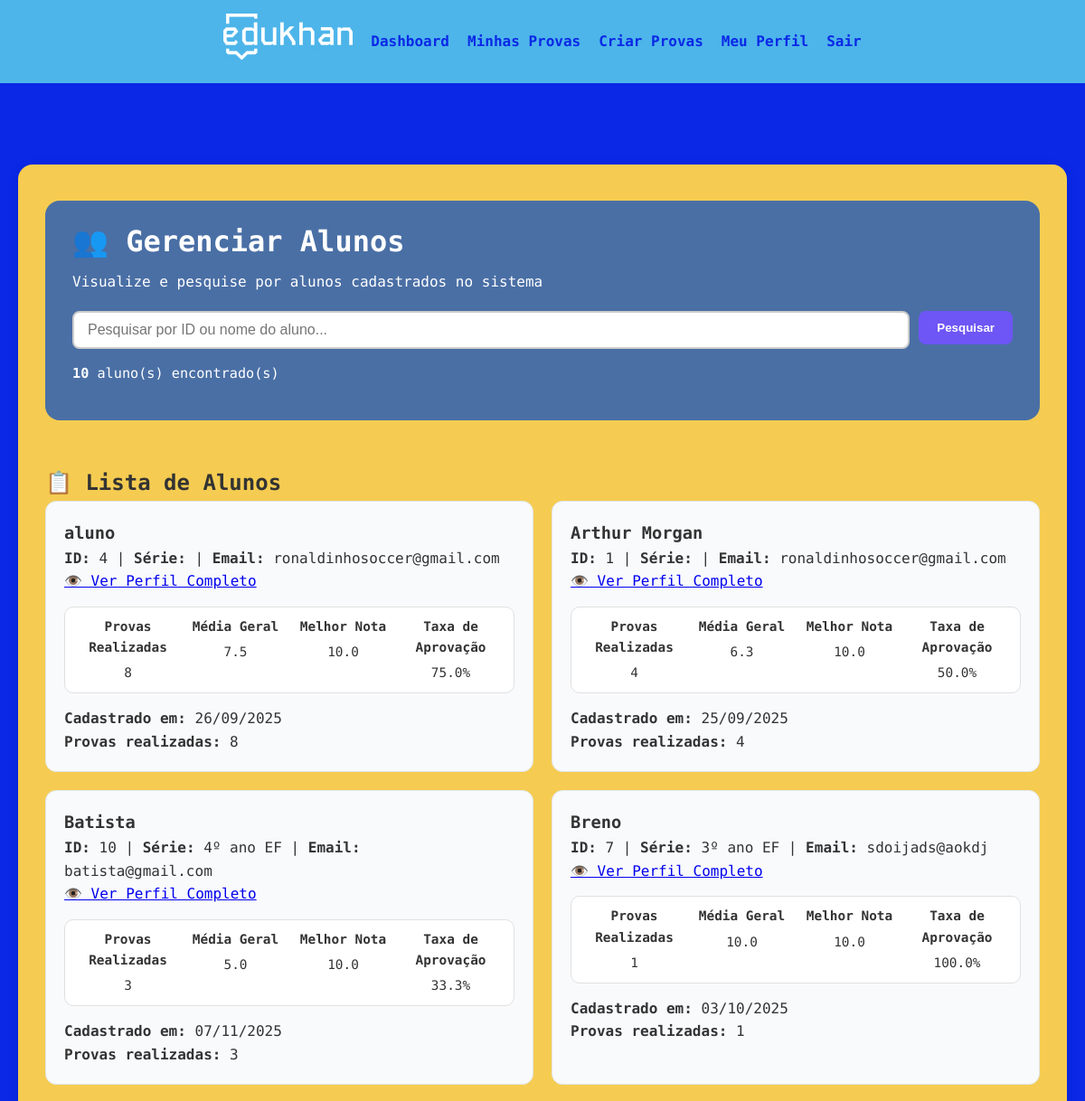
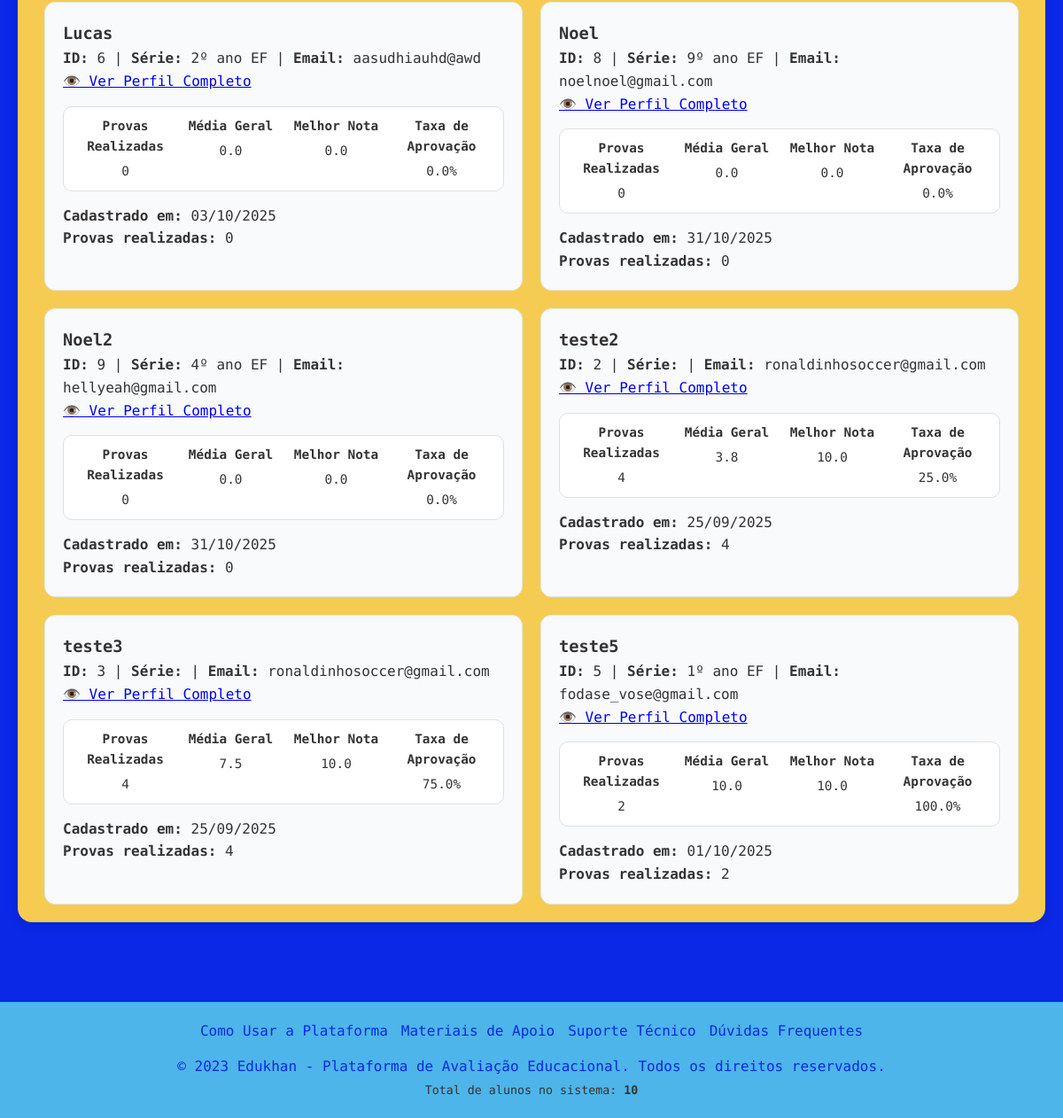
Screenshot of /professores/gerenciar_alunos.php (signed in) with the database file from the repository (2 pictures, top to bottom).
### tables this page shows
CREATE TABLE `aluno` (
  `idAluno` int(11) NOT NULL,
  `codigo_acesso` varchar(45) NOT NULL,
  `nome` varchar(45) NOT NULL,
  `idade` int(11) NOT NULL,
  `email` varchar(45) DEFAULT NULL,
  `cpf` int(11) NOT NULL,
  `escolaridade` varchar(250) NOT NULL,
  `endereco` varchar(250) NOT NULL,
  `telefone` int(11) NOT NULL,
  `tell_responsavel` int(11) DEFAULT NULL,
  `nome_responsavel` varchar(45) DEFAULT NULL,
  `turma` varchar(45) NOT NULL,
  `escola` varchar(75) NOT NULL,
  `data_cadastro` date NOT NULL DEFAULT current_timestamp()
);

### professores/gerenciar_alunos.php (the view, shortened to what this page needs)
<?php
$host = "localhost";
$user = "root";
$password = "SenhaIrada@2024!";
$database = "projeto_residencia";
$conectar = mysqli_connect($host, $user, $password, $database);
$pesquisa = "";
$where_condition = "1=1";
$sql_alunos = "SELECT
                a.idAluno,
                a.nome,
                a.email,
                a.escolaridade,
                a.data_cadastro,
                COUNT(ap.idRegistro_prova) as total_provas,
                AVG(ap.nota) as media_geral,
                MAX(ap.nota) as melhor_nota,
                MIN(ap.nota) as pior_nota,
                SUM(CASE WHEN ap.nota >= 7 THEN 1 ELSE 0 END) as provas_aprovadas
               FROM Aluno a
               LEFT JOIN Aluno_Provas ap ON a.idAluno = ap.Aluno_idAluno
               AND (ap.status = 'realizada' OR ap.status = 'corrigida')
               WHERE $where_condition
               GROUP BY a.idAluno, a.nome, a.email, a.escolaridade, a.data_cadastro
               ORDER BY a.nome ASC";
$result_alunos = mysqli_query($conectar, $sql_alunos);
$total_alunos = mysqli_num_rows($result_alunos);
?>
<!DOCTYPE html>
<html lang="pt-br">
<head>
    <link rel="stylesheet" href="../css/style.css">
</head>
<body>
    <header>
        <nav>
            <div class="logo">
                <img src="../img/LOGOTIPO 1.avif" alt="logo">
            </div>
            <ul class="nav-links">
                <li><a href="dashboard_professor.php">Dashboard</a></li>
                <li><a href="gerenciar_provas.php">Minhas Provas</a></li>
                <li><a href="criar_prova.php">Criar Provas</a></li>
                <li><a href="perfil_professor.php">Meu Perfil</a></li>
                <li><a href="../logout.php">Sair</a></li>
            </ul>
        </nav>
    </header>
    <main>
        <article class="gerenciar-alunos">
            <section class="gerenciar-alunos-informacoes">
                <h1>👥 Gerenciar Alunos</h1>
                <p>Visualize e pesquise por alunos cadastrados no sistema</p>
                <form method="GET" action="gerenciar_alunos.php">
                    <div>
                        <input type="text" name="pesquisa" value="<?php echo htmlspecialchars($pesquisa); ?>"
                               placeholder="Pesquisar por ID ou nome do aluno..." size="50">
                        <button type="submit">Pesquisar</button>
                    </div>
                </form>
                <div class="gerenciar-alunos-resultado-pesquisa">
                    <p><strong><?php echo $total_alunos; ?></strong> aluno(s) encontrado(s)
                    </p>
                </div>
            </section>
            <section class="gerenciar-alunos-lista">
                <h2>📋 Lista de Alunos</h2>
                <?php if ($total_alunos > 0): ?>
                    <div class="gerenciar-alunos-cards">
                        <?php while ($aluno = mysqli_fetch_assoc($result_alunos)):
                            $taxa_aprovacao = $aluno['total_provas'] > 0 ?
                                ($aluno['provas_aprovadas'] / $aluno['total_provas']) * 100 : 0;
                        ?>
                            <div>
                                <div>
                                    <div>
                                        <h3><?php echo htmlspecialchars($aluno['nome']); ?></h3>
                                        <div>
                                            <strong>ID:</strong> <?php echo $aluno['idAluno']; ?> |
                                            <strong>Série:</strong> <?php echo htmlspecialchars($aluno['escolaridade']); ?> |
                                            <strong>Email:</strong> <?php echo htmlspecialchars($aluno['email']); ?>
                                        </div>
                                    </div>
                                    <div>
                                        <a href="perfil_aluno.php?id=<?php echo $aluno['idAluno']; ?>">
                                            👁️ Ver Perfil Completo
                                        </a>
                                    </div>
                                </div>
                                <div>
                                    <div>
                                        <div><strong>Provas Realizadas</strong></div>
                                        <div><?php echo $aluno['total_provas']; ?></div>
                                    </div>
                                    <div>
                                        <div><strong>Média Geral</strong></div>
                                        <div>
                                            <?php echo $aluno['media_geral'] ? number_format($aluno['media_geral'], 1) : '0.0'; ?>
                                        </div>
                                    </div>
                                    <div>
                                        <div><strong>Melhor Nota</strong></div>
                                        <div>
                                            <?php echo $aluno['melhor_nota'] ? number_format($aluno['melhor_nota'], 1) : '0.0'; ?>
                                        </div>
                                    </div>
                                    <div>
                                        <div><strong>Taxa de Aprovação</strong></div>
                                        <div>
                                            <?php echo number_format($taxa_aprovacao, 1); ?>%
                                        </div>
                                    </div>
                                </div>
                                <div>
                                    <div>
                                        <strong>Cadastrado em:</strong> <?php echo date('d/m/Y', strtotime($aluno['data_cadastro'])); ?>
                                    </div>
                                    <div>
                                        <strong>Provas realizadas:</strong> <?php echo $aluno['total_provas']; ?>
                                    </div>
                                </div>
                            </div>
                        <?php endwhile; ?>
                    </div>
                <?php endif; ?>
            </section>
        </article>
    </main>
    <footer>
        <div class="footer-content">
            <ul class="footer-links">
                <li><a href="#">Como Usar a Plataforma</a></li>
                <li><a href="#">Materiais de Apoio</a></li>
                <li><a href="#">Suporte Técnico</a></li>
                <li><a href="#">Dúvidas Frequentes</a></li>
            </ul>
            <p class="copyright">© 2023 Edukhan - Plataforma de Avaliação Educacional. Todos os direitos reservados.</p>
            <p><small>Total de alunos no sistema: <strong><?php echo $total_alunos; ?></strong></small></p>
        </div>
    </footer>
</body>
</html>

### css/style.css (style rules this page uses)
* { margin: 0; padding: 0; box-sizing: border-box; }
html, body { height: 100%; font-family: Arial, Helvetica, sans-serif; line-height: 1.6; color: #333; background: #f5f7fa; }
body { display: grid; grid-template-rows: auto 1fr auto; font-family: 'Kode Mono', monospace; }
header { background: rgb(77, 181, 234); padding: 15px 30px; }
nav { display: flex; justify-content: center; align-items: center; gap: 20px; }
.logo { font-size: 1.5rem; font-weight: bold; color: #ecf0f1; }
.logo img { object-fit: cover; width: 143px; height: 51px; }
.nav-links { list-style: none; display: flex; gap: 20px; }
.nav-links a { color: rgb(10, 40, 230); text-decoration: none; font-weight: bold; transition: color 0.3s; }
footer { background: rgb(77, 181, 234); padding: 20px; }
.footer-content { max-width: 1000px; margin: auto; text-align: center; }
.footer-links { list-style: none; display: flex; justify-content: center; flex-wrap: wrap; gap: 15px; margin-bottom: 15px; }
.footer-links a { color: rgb(10, 40, 230); text-decoration: none; transition: color 0.3s; }
.copyright { color: rgb(10, 40, 230); }
main { padding: 40px 20px; display: flex; justify-content: center; background-color: rgb(10, 40, 230); }
button { padding: 10px 20px; border: none; border-radius: 8px; background: rgb(110, 85, 245); color: #fff; font-weight: bold; cursor: pointer; margin-bottom: 5px; transition: background 0.3s, transform 0.2s; }
.gerenciar-alunos { max-width: 1200px; margin: 50px auto; padding: 20px 30px; background-color: rgb(245, 204, 81); border-radius: 16px; box-shadow: 0 4px 15px rgba(0,0,0,0.08); display: flex; flex-direction: column; gap: 30px; }
.gerenciar-alunos-informacoes { background-color: #4a6fa5; margin: 20px auto; padding: 20px 30px; border-radius: 16px; width: 100%; }
.gerenciar-alunos-informacoes h1 { font-size: 2rem; margin-bottom: 5px; color: white; }
.gerenciar-alunos-informacoes p { color: white; margin-bottom: 20px; }
.gerenciar-alunos-informacoes form div { display: flex; gap: 10px; flex-wrap: wrap; }
.gerenciar-alunos-informacoes input[type="text"] { flex: 1; padding: 10px 15px; border: 2px solid #ccc; border-radius: 8px; font-size: 1rem; transition: border-color 0.2s ease; }
.gerenciar-alunos-resultado-pesquisa { margin-top: 15px; font-size: 0.95rem; }
.gerenciar-alunos-cards { display: grid; grid-template-columns: 1fr 1fr; gap: 20px; }
.gerenciar-alunos-cards > div { background: #f9fafc; border: 1px solid #e2e6ea; border-radius: 12px; padding: 20px; display: flex; flex-direction: column; gap: 15px; transition: transform 0.2s ease, box-shadow 0.2s ease; }
.gerenciar-alunos-cards > div > div:nth-child(2) { display: grid; grid-template-columns: repeat(4, 1fr); background: #fff; border-radius: 10px; border: 1px solid #e0e0e0; padding: 10px; text-align: center; font-size: 0.9rem; }
.gerenciar-alunos-cards > div > div:nth-child(2) div { display: flex; flex-direction: column; gap: 5px; }

### rows the page displays
aluno: nome "aluno", idAluno "4", email "ronaldinhosoccer@gmail.com", total_provas "8", media_geral "7.5", melhor_nota "10.0", taxa_aprovacao "75.0", data_cadastro "26/09/2025"
aluno: nome "Arthur Morgan", idAluno "1", email "ronaldinhosoccer@gmail.com", total_provas "4", media_geral "6.3", melhor_nota "10.0", taxa_aprovacao "50.0", data_cadastro "25/09/2025"
aluno: nome "Batista", idAluno "10", escolaridade "4º ano EF", email "batista@gmail.com", total_provas "3", media_geral "5.0", melhor_nota "10.0", taxa_aprovacao "33.3", data_cadastro "07/11/2025"
aluno: nome "Breno", idAluno "7", escolaridade "3º ano EF", email "sdoijads@aokdj", total_provas "1", media_geral "10.0", melhor_nota "10.0", taxa_aprovacao "100.0", data_cadastro "03/10/2025"
aluno: nome "Lucas", idAluno "6", escolaridade "2º ano EF", email "aasudhiauhd@awd", total_provas "0", shows "0.0", taxa_aprovacao "0.0", data_cadastro "03/10/2025"
aluno: nome "Noel", idAluno "8", escolaridade "9º ano EF", email "noelnoel@gmail.com", total_provas "0", shows "0.0", taxa_aprovacao "0.0", data_cadastro "31/10/2025"
aluno: nome "Noel2", idAluno "9", escolaridade "4º ano EF", email "hellyeah@gmail.com", total_provas "0", shows "0.0", taxa_aprovacao "0.0", data_cadastro "31/10/2025"
aluno: nome "teste2", idAluno "2", email "ronaldinhosoccer@gmail.com", total_provas "4", media_geral "3.8", melhor_nota "10.0", taxa_aprovacao "25.0", data_cadastro "25/09/2025"
aluno: nome "teste3", idAluno "3", email "ronaldinhosoccer@gmail.com", total_provas "4", media_geral "7.5", melhor_nota "10.0", taxa_aprovacao "75.0", data_cadastro "25/09/2025"
aluno: nome "teste5", idAluno "5", escolaridade "1º ano EF", email "fodase_vose@gmail.com", total_provas "2", media_geral "10.0", melhor_nota "10.0", taxa_aprovacao "100.0", data_cadastro "01/10/2025"

### other values shown
$total_alunos "10"
